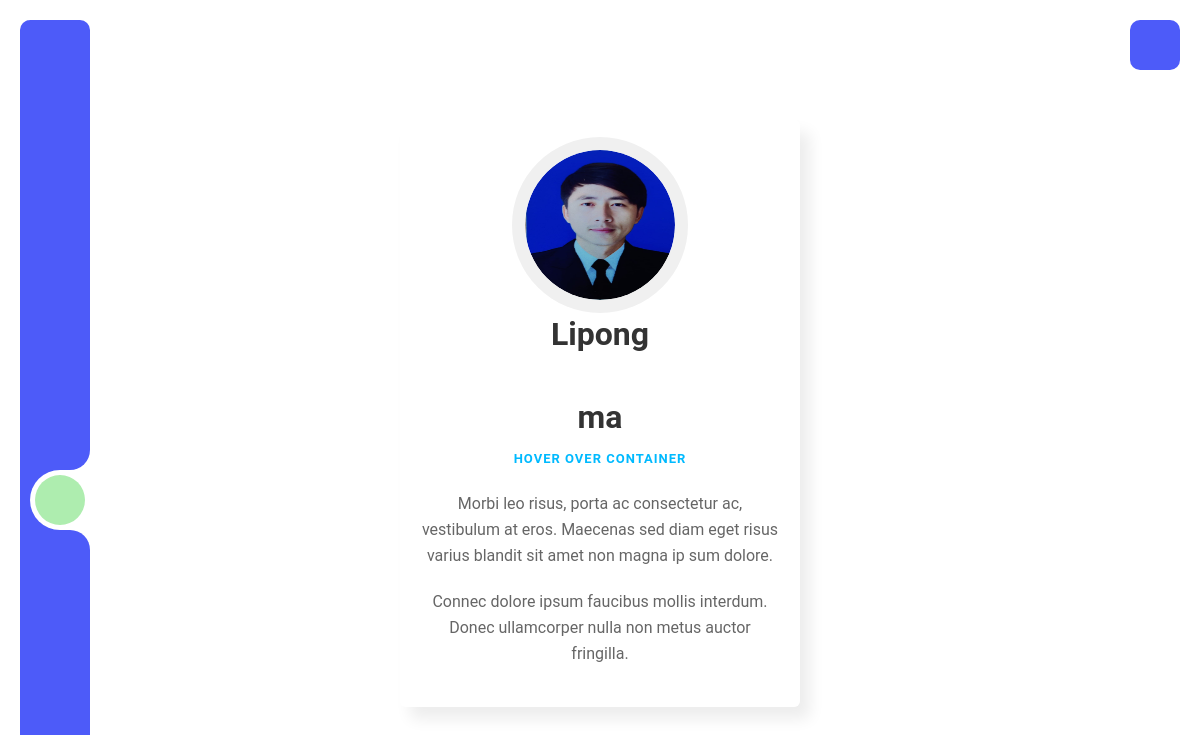
Page /profile.php (signed in) on the committed database.
### tables this page shows
CREATE TABLE `user` (
  `id` int(11) NOT NULL,
  `image` blob NOT NULL,
  `username` varchar(255) NOT NULL,
  `password` varchar(255) NOT NULL,
  `role` text NOT NULL
);

### profile.php (the view, shortened to what this page needs)
<?php
include 'header.php';
?>
<?php include 'sidebar.php'; ?>
<?php
$username = $_SESSION['username'];
$sql = "SELECT * FROM user where username = '$username'";
$result = $con->query($sql);
if ($result->num_rows > 0) {
    $user_data = $result->fetch_assoc();
?>
    <div class="container_profile">
        <div class="avatar-flip">
            <img src="images/admins/<?php echo $user_data['image'] ?>" height="150" width="150">
        </div>
        <h2><?php echo $user_data['username'] ?></h2>
        <h2><?php echo $_SESSION['role'] ?></h2>
        <h4>HOVER OVER CONTAINER</h4>
        <p>Morbi leo risus, porta ac consectetur ac, vestibulum at eros. Maecenas sed diam eget risus varius blandit sit amet non magna ip sum dolore.</p>
        <p>Connec dolore ipsum faucibus mollis interdum. Donec ullamcorper nulla non metus auctor fringilla.</p>
    </div>
<?php
} else {
    echo "User data not found. Please log in.";
}
?>
<?php include 'footer.php' ?>

### style.css (style rules this page uses)
* { margin: 0; padding: 0; box-sizing: border-box; }
body { min-height: 100vh; background: #fff; }
body { background-color: #ffffff; font-family: roboto; }
.container_profile { width: 400px; margin: 120px auto 120px; background-color: rgba(255, 255, 255, 0.267); padding: 0 20px 20px; border-radius: 6px; -webkit-border-radius: 6px; -moz-border-radius: 6px; box-shadow: 10px 12px 15px rgba(0, 0, 0, 0.075); -webkit-box-shadow: 10px 12px 15px rgba(0, 0, 0, 0.075); -moz-box-shadow: 10px 12px 15px rgba(0, 0, 0, 0.075); text-align: center; }
.avatar-flip { border-radius: 100px; overflow: hidden; height: 150px; width: 150px; position: relative; margin: auto; top: 30px; transition: all 0.3s ease-in-out; -webkit-transition: all 0.3s ease-in-out; -moz-transition: all 0.3s ease-in-out; box-shadow: 0 0 0 13px #f0f0f0; -webkit-box-shadow: 0 0 0 13px #f0f0f0; -moz-box-shadow: 0 0 0 13px #f0f0f0; }
.avatar-flip img { position: absolute; left: 0; top: 0; border-radius: 100px; transition: all 0.3s ease-in-out; -webkit-transition: all 0.3s ease-in-out; -moz-transition: all 0.3s ease-in-out; }
.avatar-flip img:first-child { z-index: 1; }
.container_profile h2 { margin-top: 45px; font-size: 32px; font-weight: 600; margin-bottom: 15px; color: #333; }
h4 { font-size: 13px; color: #00baff; letter-spacing: 1px; margin-bottom: 25px }
p { font-size: 16px; line-height: 26px; margin-bottom: 20px; color: #666; }

### rows in the picture
user: image (picture), username "Lipong"

### other values in the picture
$_SESSION['role'] "ma"
